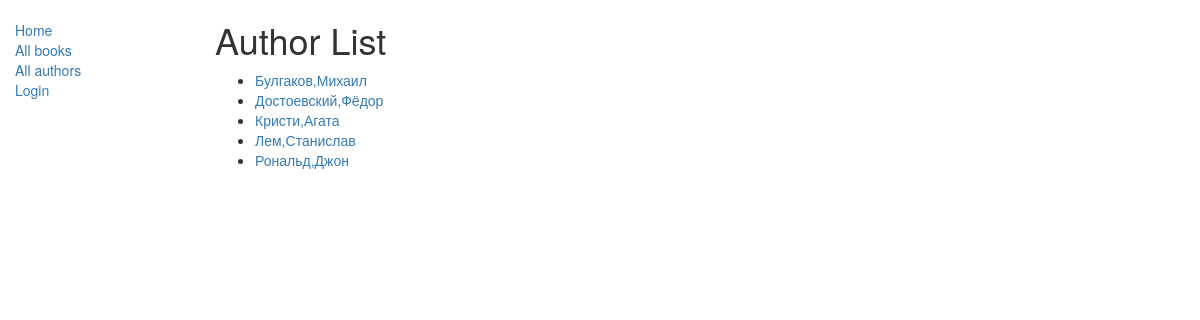
Screenshot of /catalog/authors/ with the database file from the repository.
### catalog/models.py (models this page shows, shortened)
class Author(models.Model):
    first_name = models.CharField(max_length=100)
    last_name = models.CharField(max_length=100)
    date_of_birth = models.DateField(null=True, blank=True)
    date_of_death = models.DateField('Died', null=True, blank=True)
    class Meta:
        ordering = ['last_name','first_name']
    def get_absolute_url(self):
        return reverse('author-detail', args=[str(self.id)])

### catalog/views.py (the view)
# urls.py: path('authors/', views.AuthorListView.as_view(), name='authors'),
class AuthorListView(generic.ListView):
    model = Author
    paginate_by = 10

### catalog/templates/catalog/author_list.html (shortened to what this page needs)
{% extends "base_generic.html" %}
{% block content %}
    <h1>Author List</h1>
    {% if author_list %}
    <ul>
      {% for author in author_list %}
      <li>
        <a href="{{ author.get_absolute_url }}">{{ author.last_name }},{{ author.first_name }}</a>
      </li>
      {% endfor %}
    </ul>
    {% else %}
      <p>There are no authors in the library.</p>
    {% endif %}
{% endblock %}

### rows the page displays
Author: last_name "Булгаков", first_name "Михаил"
Author: last_name "Достоевский", first_name "Фёдор"
Author: last_name "Кристи", first_name "Агата"
Author: last_name "Лем", first_name "Станислав"
Author: last_name "Рональд", first_name "Джон"
